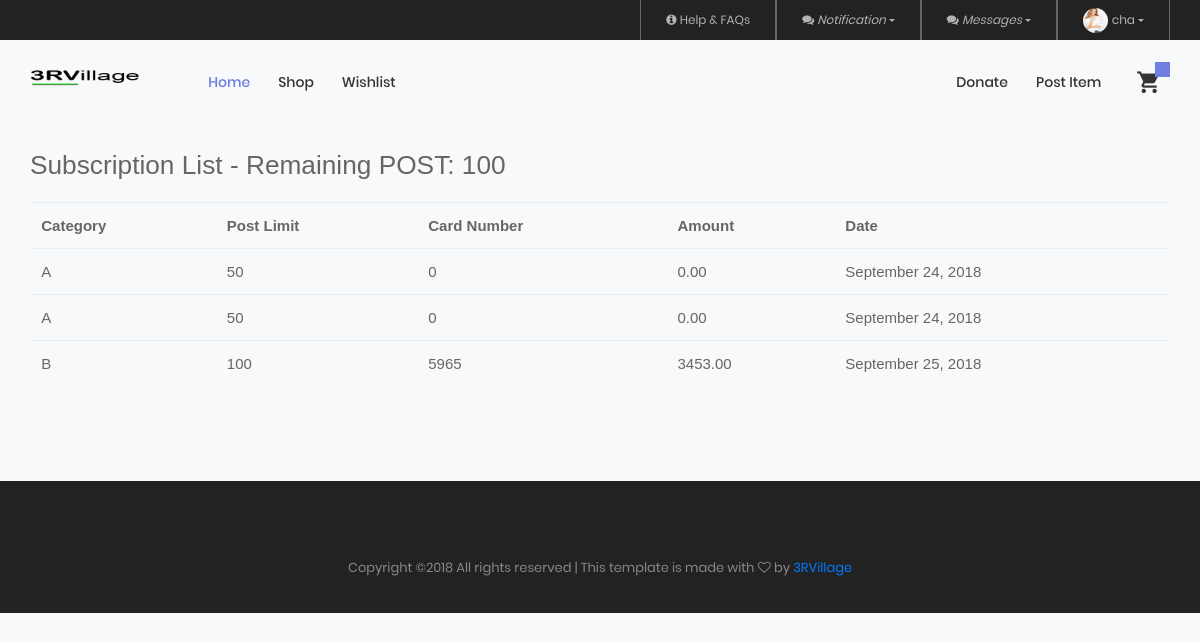
The app's page /subscriptionrecords.php (signed in) with its own data.
### tables this page shows
CREATE TABLE `account` (
  `accountid` int(11) NOT NULL,
  `firstname` varchar(50) NOT NULL,
  `lastname` varchar(50) NOT NULL,
  `username` varchar(50) NOT NULL,
  `password` varchar(50) NOT NULL,
  `email` varchar(50) NOT NULL,
  `userpic` varchar(255) NOT NULL DEFAULT 'profile_img.png',
  `contactno` varchar(20) NOT NULL,
  `status` int(11) NOT NULL DEFAULT '1'
);

CREATE TABLE `subscribed` (
  `subscribedID` int(11) NOT NULL,
  `userid` int(11) NOT NULL,
  `remaining` int(11) NOT NULL
);

CREATE TABLE `subscriptionhistory` (
  `subscriptionHistory` int(11) NOT NULL,
  `userid` int(11) NOT NULL,
  `subscriptiontype` int(11) NOT NULL,
  `oldRemain` bigint(20) NOT NULL,
  `newRemain` bigint(20) NOT NULL,
  `card_num` int(11) NOT NULL,
  `amount` decimal(11,2) NOT NULL,
  `transactionStamp` timestamp NOT NULL DEFAULT CURRENT_TIMESTAMP,
  `s_status` int(11) NOT NULL
);

CREATE TABLE `subscriptiontype` (
  `subscriptionID` int(11) NOT NULL,
  `subscriptionName` varchar(255) NOT NULL,
  `postLimit` int(11) NOT NULL
);

### public/subscriptionrecords.php (the view, shortened to what this page needs)
<?php
  include('connection.php');
?>
<!DOCTYPE html>
<html lang="en">
<head>
  <?php include('link.php');?>
  </head>
<body class="bg-light">
  <?php
      include('header.php');
      	$subscription = '';$remaining='';
		$sql3 = "SELECT * FROM subscriptionhistory a, subscriptiontype b, subscribed c WHERE a.subscriptiontype = b.subscriptionID and c.userid='$user_id' and a.userid = '$user_id'";
		$res3 = mysqli_query($conn, $sql3);
		while($row3 = mysqli_fetch_assoc($res3)){
			$remaining = $row3['remaining'];
			$subscription .= '<tr>
							<td>'.$row3['subscriptionName'].'</td>
							<td>'.$row3['postLimit'].'</td>
							<td>'.$row3['card_num'].'</td>
							<td>'.$row3['amount'].'</td>
							<td>'.date('F j, Y', strtotime($row3['transactionStamp'])).'</td>
							</tr>';
		}
   ?>
   <div class="container" style="margin-top: 110px;">
  	<div class="row">
  		<div class="col-md-12 ">
  		</div>
  		<div class="col-md-12">
        <h3 class="mb-4">Subscription List - Remaining POST: <?php echo $remaining; ?></h3>
  			<table class="table table-stripped">
  				<th>Category</th> <th>Post Limit</th><th>Card Number</th><th>Amount</th><th>Date</th>
          	<?php echo $subscription; ?>
          </table>
  		</div>
  	</div>
   </div>
    <?php
      include('footer.php');
    ?>
 </body>
</html>

### public/header.php (shortened to what this page needs)
<?php
include('connection.php');
   if(isset($_SESSION['user_id'])){
    $user_id = $_SESSION['user_id'];
   }
?>
	<header>
		<div class="container-menu-desktop">
			<div class="top-bar">
				<div class="content-topbar flex-sb-m h-full container">
					<div class="right-top-bar flex-w h-full">
						<a href="#" class="flex-c-m trans-04 p-lr-25">
							<span class="fa fa-info-circle">&nbsp;</span> Help & FAQs
						</a>
						<div class="dropdown show">
						  <a class="dropdown-toggle flex-c-m trans-04 p-lr-25" href="#" role="button" id="dropdownMenuLink" data-toggle="dropdown" aria-haspopup="true" aria-expanded="false">
						    <span class="fa fa-comments">&nbsp;</span><i id="count_notif"> Notification</i>
						  </a>
						</div>
						<div class="dropdown show">
						  <a class="dropdown-toggle flex-c-m trans-04 p-lr-25" href="#" role="button" id="dropdownMenuLink" data-toggle="dropdown" aria-haspopup="true" aria-expanded="false">
						    <span class="fa fa-comments">&nbsp;</span><i id="count_message"> Messages</i>
						  </a>
						</div>
						<div class="dropdown show">
						  <a class="dropdown-toggle flex-c-m trans-04 p-lr-25" href="#" role="button" id="dropdownMenuLink" data-toggle="dropdown" aria-haspopup="true" aria-expanded="false">
						    <?php
                $id = $_SESSION['user_id'];
                  $res = mysqli_query($conn, "SELECT * FROM account WHERE accountid = '$id'");
                  $row = mysqli_fetch_assoc($res);
               ?>
               <div>
               <img src="../images/<?php echo $row['userpic']  ?>" class="rounded-circle" width="25 " height="25">
               </div>
               <div class="ml-1">
               <p><?php echo $row['username'];
               ?></p>
               </div>
						  </a>
						</div>
					</div>
				</div>
			</div>
			<div class="wrap-menu-desktop">
				<nav class="limiter-menu-desktop container">
					<a href="home.php" class="logo">
						<img src="../images/icons/logo-33.png" alt="IMG-LOGO">
					</a>
					<div class="menu-desktop">
						<ul class="main-menu">
							<li class="active-menu">
								<a href="home.php">Home</a>
							</li>
							<li>
								<a href="#products">Shop</a>
							</li>
    					<li>
								<a href="wishlist.php">Wishlist</a>
							</li>
						</ul>
					</div>
					<div class="wrap-icon-header flex-w flex-r-m">
						<div class="menu-desktop">
              <ul class="main-menu">
                <li>
                  <a href="donate.php">Donate</a>
                </li>
                <li>
                   <a href="sell.php">Post Item</a>
                </li>
              </ul>
            </div>
						<div class="icon-header-item cl2 hov-cl1 trans-04 p-l-22 p-r-11 icon-header-noti js-show-cart">
							<i class="zmdi zmdi-shopping-cart"></i>
						</div>
					</div>
				</nav>
			</div>
		</div>
	</header>

### css/main.css (style rules this page uses)
.container { max-width: 1380px; }
@media (max-width: 1600px) { .container { max-width: 1200px; } }
.container-menu-desktop { height: auto; width: 100%; position: relative; -webkit-transition: all 0.3s; -o-transition: all 0.3s; -moz-transition: all 0.3s; transition: all 0.3s; }
.top-bar { height: 40px; background-color: #222; }
.right-top-bar a { font-family: Poppins-Regular; font-size: 12px; line-height: 1.8; height: 100%; color: #b2b2b2; border-right: 1px solid rgba(255,255,255,0.3); }
.right-top-bar a:first-child { border-left: 1px solid rgba(255,255,255,0.3); }
.wrap-menu-desktop { position: fixed; z-index: 1100; background-color: transparent; width: 100%; height: 84px; top: 40px; left: 0px; -webkit-transition: height 0.3s, background-color 0.3s; -o-transition: height 0.3s, background-color 0.3s; -moz-transition: height 0.3s, background-color 0.3s; transition: height 0.3s, background-color 0.3s; }
.limiter-menu-desktop { height: 100%; display: -webkit-box; display: -webkit-flex; display: -moz-box; display: -ms-flexbox; display: flex; align-items: center; background-color: transparent; }
.logo { display: -webkit-box; display: -webkit-flex; display: -moz-box; display: -ms-flexbox; display: flex; align-items: center; height: 65%; margin-right: 55px; }
.logo img { max-width: 100%; max-height: 100%; }
.menu-desktop { display: -webkit-box; display: -webkit-flex; display: -moz-box; display: -ms-flexbox; display: flex; align-items: center; height: 100%; }
.main-menu { list-style-type: none; margin: 0; display: -webkit-box; display: -webkit-flex; display: -moz-box; display: -ms-flexbox; display: flex; align-items: center; }
.main-menu > li { display: block; position: relative; padding: 20px 10px 20px 0px; margin: 0px 4px 0px 14px; }
.main-menu > li > a { font-family: Poppins-Medium; font-size: 14px; color: #333; padding: 5px 0px; transition: all 0.4s; -webkit-transition: all 0.4s; -o-transition: all 0.4s; -moz-transition: all 0.4s; }
.wrap-icon-header { flex-grow: 1; }
.icon-header-item { position: relative; font-size: 26px; line-height: 1; cursor: pointer; }
.icon-header-noti::after { content: attr(data-notify); font-family: Poppins-Regular; font-size: 12px; color: #fff; line-height: 15px; text-align: center; display: block; position: absolute; top: -7px; right: 0; min-width: 15px; height: 15px; padding: 0 3px; background-color: #717fe0; }
.main-menu > li.active-menu > a { color: #6c7ae0; }
.cl2 { color: #333; }

### public/header.php (style rules this page uses)
.container { max-width:1170px; margin:auto; }
img { max-width:100%; }

### records on screen
account: userpic (picture), username "cha"
subscribed: remaining "100"
subscriptionhistory: subscriptiontype.subscriptionName "A", subscriptiontype.postLimit "50", card_num "0", amount "0.00", transactionStamp "September 24, 2018"
subscriptionhistory: subscriptiontype.subscriptionName "A", subscriptiontype.postLimit "50", card_num "0", amount "0.00", transactionStamp "September 24, 2018"
subscriptionhistory: subscriptiontype.subscriptionName "B", subscriptiontype.postLimit "100", card_num "5965", amount "3453.00", transactionStamp "September 25, 2018"
